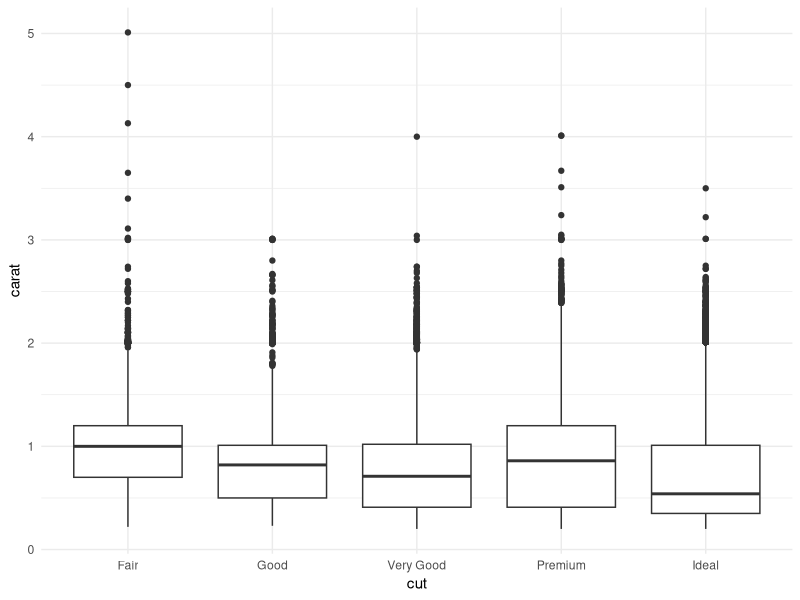

Source code (R):
## ---- chunk 1
library(tidyverse)

diamonds = as_tibble(diamonds)

## ---- chunk 2
#| echo: true
#| output: true
diamonds |> print(n = 10)
## ---- chunk 3

diamonds |> ggplot(aes(x = cut, y = carat)) +
    geom_boxplot() +
    theme_minimal()
